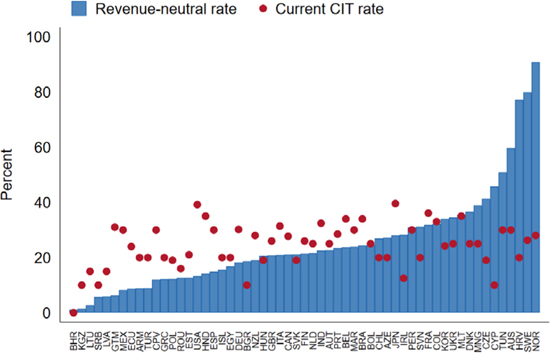
#> input picture 9781484392935_f0013-01.jpg, 550 x 353 px
$ python extract_label_calibrated.py
#> lines starting #> are read from the running program, lines starting #| are printed output that depends on the picture; after the words box and inside, x2 and y2 are one past the last pixel; in counts of white or black regions, pixels touching at a corner belong together
#!/usr/bin/env python3
"""
Label-Calibrated Extraction
Uses OCR to find exact Y positions of axis labels (0, 20, 40, 60, 80, 100)
and calibrates based on those exact positions.
"""

import cv2
import pytesseract
from PIL import Image
import numpy as np
import pandas as pd
import json
from pathlib import Path
from typing import Dict, List, Tuple, Optional
import re


class LabelCalibratedExtractor:
    """Extract with calibration from actual Y-axis label positions."""

    def __init__(self, image_path: str, metadata_path: Optional[str] = None):
        """Initialize extractor."""
#> called with image_path = '9781484392935_f0013-01.jpg', metadata_path = 'plot_metadata.json'
        self.image_path = image_path
        self.original_image = cv2.imread(image_path)
#> self.original_image is the input picture: shape (353, 550, 3); mean B, G, R 235.3, 225.4, 218.1
        if self.original_image is None:
            raise ValueError(f"Could not load: {image_path}")

        # Super-resolution: upscale 4x
        print("Upscaling image 4x for precision...")
        self.image = cv2.resize(self.original_image, None, fx=4, fy=4,
                                interpolation=cv2.INTER_CUBIC)
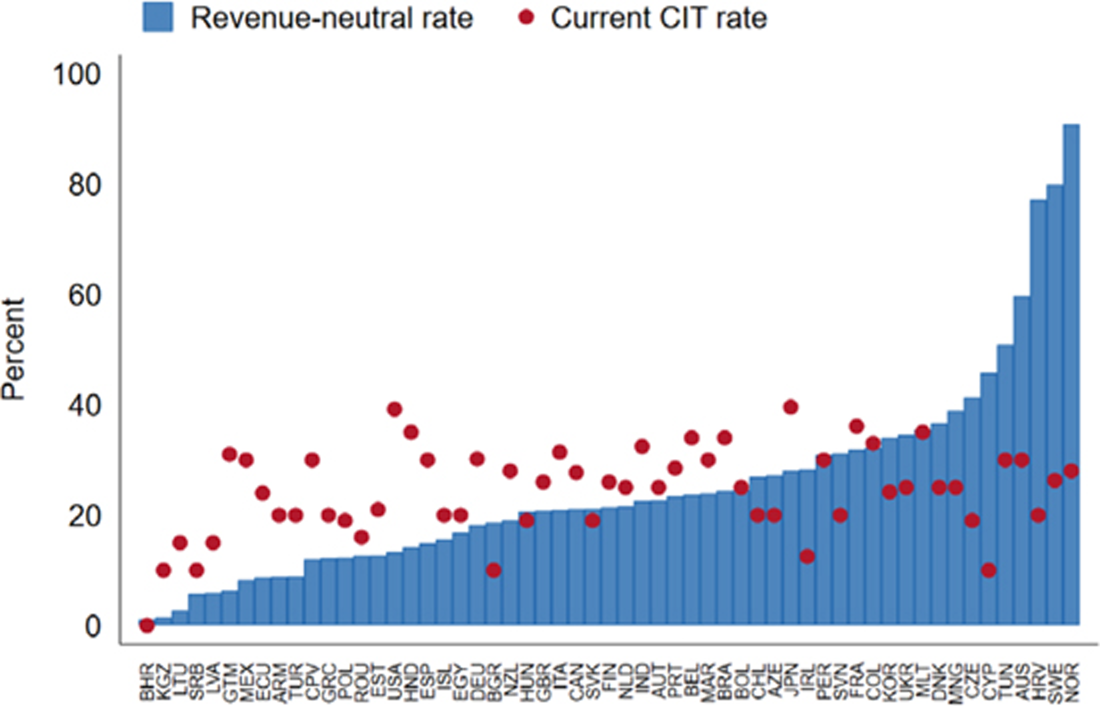
#> self.image: shape (1412, 2200, 3) (shown at 1/2 size); mean B, G, R 235.1, 225.3, 218

        self.height, self.width = self.image.shape[:2]
#> self.height = 1412; self.width = 2200

        self.metadata = None
        if metadata_path and Path(metadata_path).exists():
            with open(metadata_path, 'r') as f:
#> (reads plot_metadata.json from the repository)
#| Upscaled to: 2200x1412
                all_metadata = json.load(f)
                image_name = Path(image_path).name
                self.metadata = all_metadata.get(image_name, {})

    def find_yaxis_labels(self) -> Dict[float, float]:
        """
        Use OCR to find Y-axis labels and their exact Y positions.
        Returns dict mapping pixel_y -> value (e.g., {150.5: 100.0, 300.2: 80.0, ...})
        """
        print("Finding Y-axis labels with OCR...")

        # Extract Y-axis region (left 15% of image)
        y_axis_width = int(self.width * 0.15)
#> y_axis_width = 330
        y_axis_region = self.image[:, :y_axis_width]
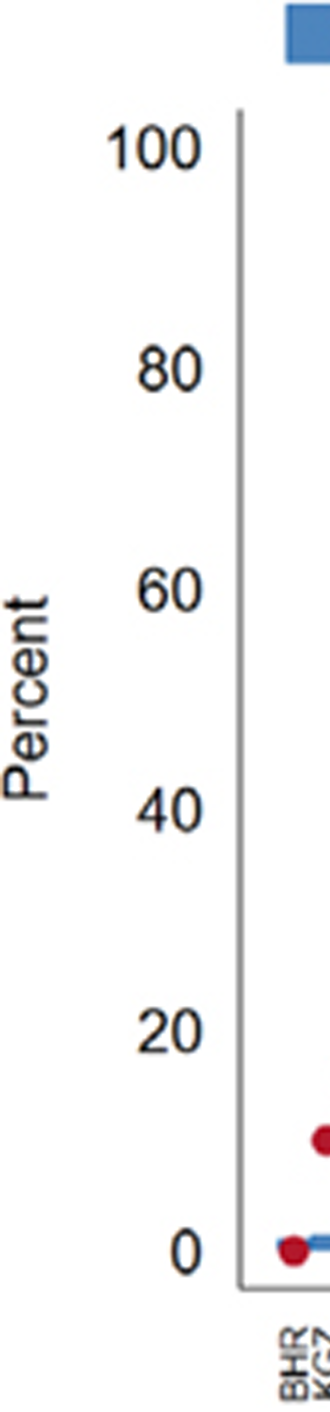
#> y_axis_region: shape (1412, 330, 3); mean B, G, R 246.2, 245.7, 245.8

        # Preprocess for OCR
        gray = cv2.cvtColor(y_axis_region, cv2.COLOR_BGR2GRAY)
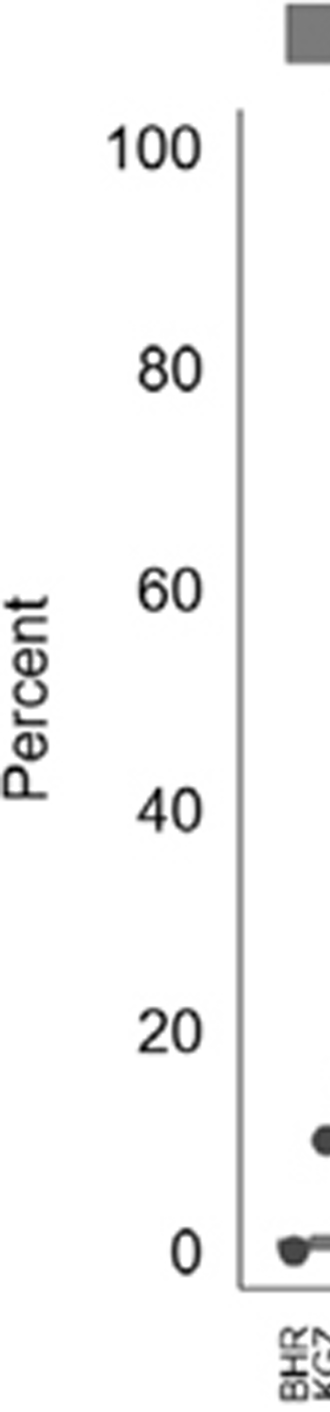
#> gray: shape (1412, 330); min 0, max 255, mean 245.8

        # Apply threshold to get black text on white background
        _, binary = cv2.threshold(gray, 0, 255, cv2.THRESH_BINARY + cv2.THRESH_OTSU)
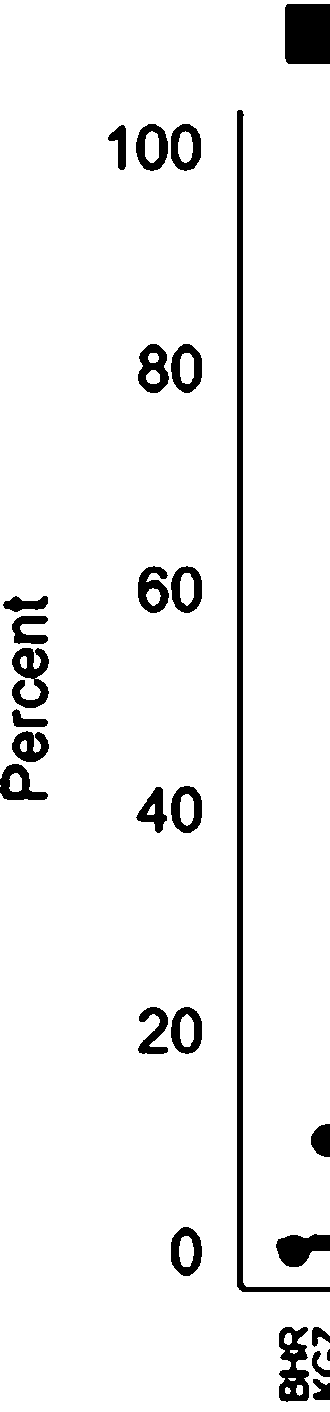
#> binary: shape (1412, 330); 94.1% white; 27 black regions, largest, box (x1, y1, x2, y2) and area: (237, 110, 330, 1292) 7520, (285, 4, 330, 64) 2688, (279, 1327, 309, 1402) 1444

        # Denoise
        denoised = cv2.fastNlMeansDenoising(binary)

        # Use OCR with bounding boxes to get text positions
        ocr_data = pytesseract.image_to_data(Image.fromarray(denoised),
                                             config='--psm 6 -c tessedit_char_whitelist=0123456789',
                                             output_type=pytesseract.Output.DICT)

        # Extract numbers and their Y positions
        label_positions = {}

        for i in range(len(ocr_data['text'])):
            text = ocr_data['text'][i].strip()
            conf = int(ocr_data['conf'][i])

            if text and conf > 30:  # Reasonable confidence
                try:
                    value = float(text)

                    # Get the center Y position of this text
                    top = ocr_data['top'][i]
                    height = ocr_data['height'][i]
                    y_center = top + height / 2.0

                    # Only accept reasonable values
                    if self.metadata and 'y_axis' in self.metadata:
                        y_range = self.metadata['y_axis'].get('range', [0, 100])
                        if y_range[0] <= value <= y_range[1]:
                            label_positions[y_center] = value
                            print(f"  Found label '{value}' at Y={y_center:.1f}")
                    else:
                        # No metadata, accept 0-100 range
                        if 0 <= value <= 100:
                            label_positions[y_center] = value
                            print(f"  Found label '{value}' at Y={y_center:.1f}")
                except ValueError:
                    continue

        return label_positions

    # [88 lines left out: functions calibrate_from_labels, pixel_to_value, detect_colors, not called in this run]

    def extract_data(self) -> Dict:
        """Extract with label-based calibration."""
        print(f"\nProcessing: {self.image_path}")
        print(f"Upscaled to: {self.width}x{self.height}")

        # Find Y-axis labels with OCR
        label_positions = self.find_yaxis_labels()

        if not label_positions:
            print("ERROR: Could not find any Y-axis labels!")
            return {'data_points': [], 'calibration': {}, 'colors': [], 'metadata': self.metadata or {}}

        # Create calibration
        calibration = self.calibrate_from_labels(label_positions)

        # Define plot area
        x_min = int(self.width * 0.12)
        y_min = int(self.height * 0.08)
        x_max = int(self.width * 0.95)
        y_max = int(self.height * 0.90)
        plot_area = (x_min, y_min, x_max, y_max)

        # Detect colors
        print("\nDetecting series colors...")
        colors = self.detect_colors(plot_area)
        print(f"Detected {len(colors)} series:")
        for i, (b, g, r) in enumerate(colors):
            print(f"  Series {i}: RGB({r}, {g}, {b})")

        # Get countries
        countries = []
        if self.metadata and 'x_axis' in self.metadata:
            countries = self.metadata['x_axis'].get('countries', [])
            print(f"\nUsing {len(countries)} countries from metadata")

        # Extract data
        print("\nExtracting data with label calibration...")
        data_points = []

        scan_width = x_max - x_min
        num_scans = min(300, scan_width // 3)

        for i in range(num_scans):
            x_center = x_min + int(i * scan_width / num_scans)

            for color_idx, (tb, tg, tr) in enumerate(colors):
                # Sample multiple columns for robustness
                samples = []
                for x_offset in range(-4, 5, 2):
                    x = x_center + x_offset
                    if x < x_min or x >= x_max:
                        continue

                    column = self.image[y_min:y_max, x]

                    # Find bar/point top
                    for y_offset, pixel in enumerate(column):
                        b, g, r = pixel
                        dist = abs(int(r)-int(tr)) + abs(int(g)-int(tg)) + abs(int(b)-int(tb))
                        if dist < 50:
                            samples.append(y_min + y_offset)
                            break

                if samples:
                    top_y = np.median(samples)
                    value = self.pixel_to_value(top_y, calibration)

                    # Map to country
                    country = None
                    if countries:
                        country_idx = int(i * len(countries) / num_scans)
                        if 0 <= country_idx < len(countries):
                            country = countries[country_idx]

                    # Filter valid range
                    y_min_val, y_max_val = 0, 100
                    if self.metadata and 'y_axis' in self.metadata:
                        y_range = self.metadata['y_axis'].get('range', [0, 100])
                        y_min_val, y_max_val = y_range

                    if y_min_val - 3 <= value <= y_max_val + 3:
                        data_points.append({
                            'x_position': i,
                            'country': country,
                            'value': round(value, 2),
                            'series': f'series_{color_idx}',
                            'color_r': int(tr),
                            'color_g': int(tg),
                            'color_b': int(tb)
                        })

        # Statistical filtering
        if data_points:
            df = pd.DataFrame(data_points)
            df['x_group'] = (df['x_position'] / 8).astype(int)

            grouped = df.groupby(['x_group', 'series', 'country'], dropna=False).agg({
                'x_position': 'first',
                'value': 'median',
                'color_r': 'first',
                'color_g': 'first',
                'color_b': 'first'
            }).reset_index()

            grouped = grouped.drop('x_group', axis=1)
            data_points = grouped.to_dict('records')

        print(f"Extracted {len(data_points)} data points")

        return {
            'data_points': data_points,
            'calibration': calibration,
            'colors': [(int(c[2]), int(c[1]), int(c[0])) for c in colors],
            'metadata': self.metadata or {}
        }

    # [18 lines left out: function save_to_csv, not called in this run]


def main():
    """Test on Poland plot."""
    extractor = LabelCalibratedExtractor('9781484392935_f0013-01.jpg', 'plot_metadata.json')
    data = extractor.extract_data()

    # Save
    output_dir = Path('extracted_data_label')
    output_dir.mkdir(exist_ok=True)
    extractor.save_to_csv(data, 'extracted_data_label/9781484392935_f0013-01.csv')

    # Show Poland results
    df = pd.DataFrame(data['data_points'])
    if len(df) > 0:
        poland = df[df['country'] == 'POL'].sort_values('series')
        if not poland.empty:
            print(f"\n{'='*60}")
            print("POLAND RESULTS:")
            print("="*60)
            for _, row in poland.iterrows():
                is_blue = row['color_b'] > row['color_r']
                color_name = 'Blue (Revenue-neutral)' if is_blue else 'Red (Current CIT)'
                print(f"{color_name}: {row['value']:.2f}%")
            print("\nExpected:")
            print("  Blue: ~12-13%")
            print("  Red: ~19%")
            print("="*60)


if __name__ == '__main__':
    main()
#> (the call stopped at in find_yaxis_labels, `ocr_data = pytesseract.image_to_data(Image.fromarray(denoised), config..`: pytesseract is not available in this run)
